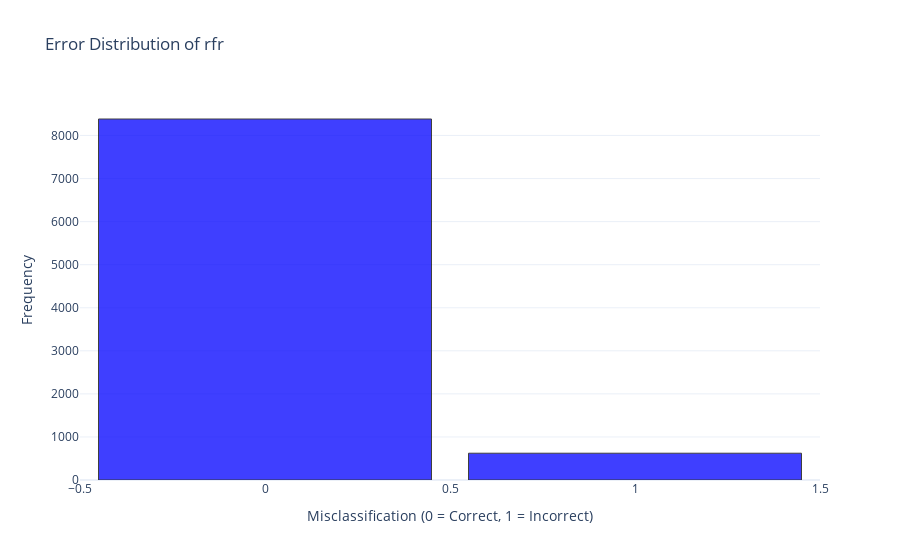

Write notebook code for a chart like this one.
### Markdown cell above
#### Distribution

### Code cell
plot_distribution(err_2[best_estimator_2], best_estimator_2)

### Figure 1 — Plotly figure (JSON) as saved in the notebook; plotly's stock layout.template omitted (floating-point values rounded to 4 significant figures; data arrays with more than 128 entries replaced by an {"elided": "..."} marker saying what was removed)
{"data": [{"marker": {"color": "blue", "line": {"color": "black", "width": 1}}, "nbinsx": 2, "opacity": 0.75, "type": "histogram", "x": {"elided": "9005 int values"}}], "layout": {"bargap": 0.1, "title": {"text": "Error Distribution of rfr"}, "xaxis": {"title": {"text": "Misclassification (0 = Correct, 1 = Incorrect)"}}, "yaxis": {"title": {"text": "Frequency"}}}}
